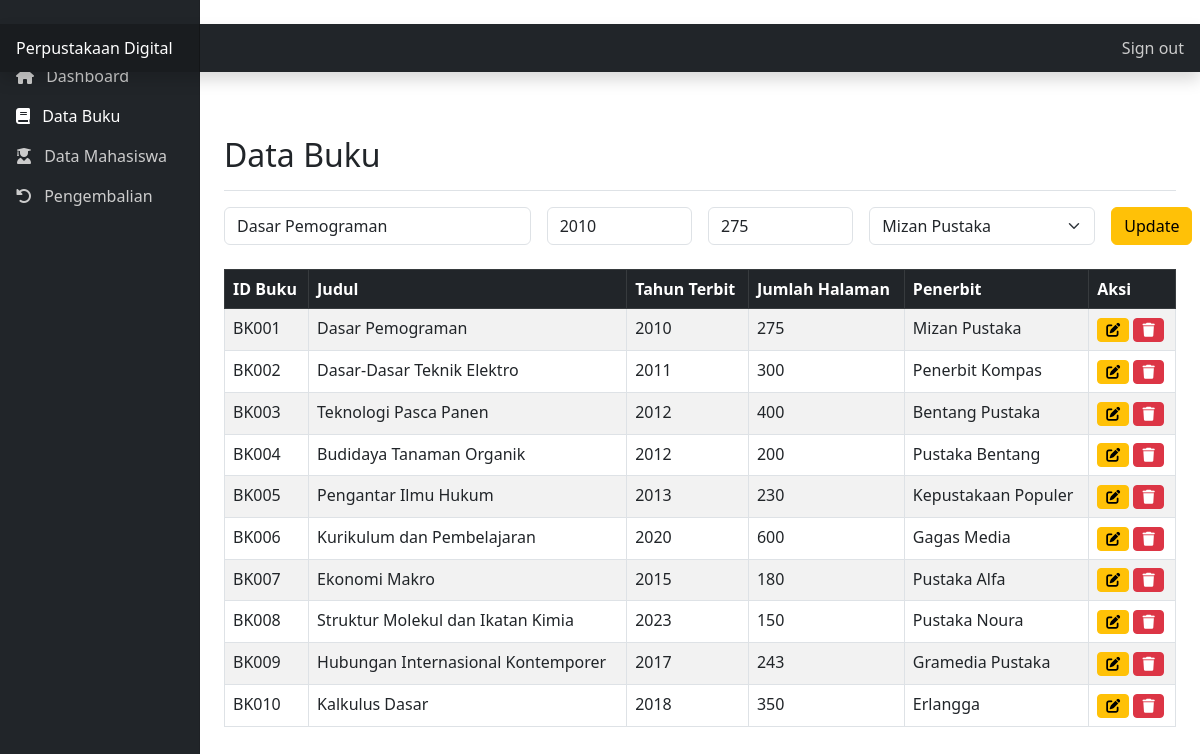
Screenshot of /buku.php?edit_id=BK001&judul=Dasar Pemograman&tahun=2010&halaman=275&penerbit=PB02 (signed in) with the database file from the repository.
### tables this page shows
CREATE TABLE `buku` (
  `ID_Buku` char(5) NOT NULL,
  `Judul` varchar(75) DEFAULT NULL,
  `Tahun_Terbit` year DEFAULT NULL,
  `Jumlah_Halaman` int DEFAULT NULL,
  `ID_Penerbit` char(4) DEFAULT NULL,
  PRIMARY KEY (`ID_Buku`),
  KEY `ID_Penerbit` (`ID_Penerbit`),
  CONSTRAINT `buku_ibfk_1` FOREIGN KEY (`ID_Penerbit`) REFERENCES `penerbit` (`ID_Penerbit`)
);

CREATE TABLE `penerbit` (
  `ID_Penerbit` char(4) NOT NULL,
  `Nama_Penerbit` varchar(50) DEFAULT NULL,
  `Alamat_Penerbit` text,
  `Kota` varchar(75) DEFAULT NULL,
  `No_Telepon_Penerbit` varchar(20) DEFAULT NULL,
  PRIMARY KEY (`ID_Penerbit`)
);

### buku.php (the view, shortened to what this page needs)
<?php
require_once 'koneksi.php';
$query_buku = "SELECT b.*, p.Nama_Penerbit
               FROM buku b
               JOIN penerbit p ON b.ID_Penerbit = p.ID_Penerbit
               ORDER BY b.ID_Buku";
$result_buku = mysqli_query($koneksi, $query_buku);
$query_penerbit = "SELECT * FROM penerbit ORDER BY Nama_Penerbit";
$result_penerbit = mysqli_query($koneksi, $query_penerbit);
?>
<!DOCTYPE html>
<html lang="id">
<head>
    <link href="https://cdn.jsdelivr.net/npm/bootstrap@5.3.0-alpha1/dist/css/bootstrap.min.css" rel="stylesheet">
    <link rel="stylesheet" href="https://cdnjs.cloudflare.com/ajax/libs/font-awesome/6.0.0/css/all.min.css">
</head>
<body>
    <header class="navbar navbar-dark sticky-top bg-dark flex-md-nowrap p-0 shadow">
        <a class="navbar-brand col-md-3 col-lg-2 me-0 px-3" href="#">Perpustakaan Digital</a>
        <div class="navbar-nav">
            <div class="nav-item text-nowrap">
                <a class="nav-link px-3" href="logout.php">Sign out</a>
            </div>
        </div>
    </header>
    <div class="container-fluid">
        <div class="row">
            <nav id="sidebarMenu" class="col-md-3 col-lg-2 d-md-block bg-dark sidebar collapse">
                <div class="position-sticky sidebar-sticky">
                    <ul class="nav flex-column">
                        <li class="nav-item">
                            <a class="nav-link" href="dashboard.php">
                                <i class="fas fa-home me-2"></i>
                                Dashboard
                            </a>
                        </li>
                        <li class="nav-item">
                            <a class="nav-link active" href="buku.php">
                                <i class="fas fa-book me-2"></i>
                                Data Buku
                            </a>
                        </li>
                        <li class="nav-item">
                            <a class="nav-link" href="mahasiswa.php">
                                <i class="fas fa-user-graduate me-2"></i>
                                Data Mahasiswa
                            </a>
                        </li>
                        <li class="nav-item">
                        <a class="nav-link" href="pengembalian.php">
                                <i class="fas fa-undo-alt me-2"></i>
                                Pengembalian
                            </a>
                        </li>
                    </ul>
                </div>
            </nav>
            <main class="col-md-9 ms-sm-auto col-lg-10 px-md-4">
                <div class="d-flex justify-content-between flex-wrap flex-md-nowrap align-items-center pt-3 pb-2 mb-3 border-bottom">
                    <h1 class="h2">Data Buku</h1>
                </div>
                <form method="POST" class="row g-3 mb-4">
                    <div class="col-md-4">
                        <input type="text" name="judul" class="form-control" placeholder="Judul Buku" required value="<?php echo $_GET['judul'] ?? ''; ?>">
                    </div>
                    <div class="col-md-2">
                        <input type="number" name="tahun_terbit" class="form-control" placeholder="Tahun Terbit" required value="<?php echo $_GET['tahun'] ?? ''; ?>">
                    </div>
                    <div class="col-md-2">
                        <input type="number" name="jumlah_halaman" class="form-control" placeholder="Jumlah Halaman" required value="<?php echo $_GET['halaman'] ?? ''; ?>">
                    </div>
                    <div class="col-md-3">
                        <select name="id_penerbit" class="form-select" required>
                            <?php while ($penerbit = mysqli_fetch_assoc($result_penerbit)) : ?>
                                <option value="<?php echo $penerbit['ID_Penerbit']; ?>" <?php echo isset($_GET['penerbit']) && $_GET['penerbit'] == $penerbit['ID_Penerbit'] ? 'selected' : ''; ?>>
                                    <?php echo $penerbit['Nama_Penerbit']; ?>
                                </option>
                            <?php endwhile; ?>
                        </select>
                    </div>
                    <div class="col-md-1">
                        <button type="submit" name="<?php echo isset($_GET['edit_id']) ? 'edit' : 'tambah'; ?>" class="btn btn-<?php echo isset($_GET['edit_id']) ? 'warning' : 'primary'; ?>">
                            <?php echo isset($_GET['edit_id']) ? 'Update' : 'Tambah'; ?>
                        </button>
                    </div>
                </form>
                <div class="table-responsive">
                    <table class="table table-bordered table-striped">
                        <thead class="table-dark">
                            <tr>
                                <th>ID Buku</th>
                                <th>Judul</th>
                                <th>Tahun Terbit</th>
                                <th>Jumlah Halaman</th>
                                <th>Penerbit</th>
                                <th>Aksi</th>
                            </tr>
                        </thead>
                        <tbody>
                            <?php while ($buku = mysqli_fetch_assoc($result_buku)) : ?>
                                <tr>
                                    <td><?php echo $buku['ID_Buku']; ?></td>
                                    <td><?php echo $buku['Judul']; ?></td>
                                    <td><?php echo $buku['Tahun_Terbit']; ?></td>
                                    <td><?php echo $buku['Jumlah_Halaman']; ?></td>
                                    <td><?php echo $buku['Nama_Penerbit']; ?></td>
                                    <td>
                                        <a href="?edit_id=<?php echo $buku['ID_Buku']; ?>&judul=<?php echo $buku['Judul']; ?>&tahun=<?php echo $buku['Tahun_Terbit']; ?>&halaman=<?php echo $buku['Jumlah_Halaman']; ?>&penerbit=<?php echo $buku['ID_Penerbit']; ?>" class="btn btn-sm btn-warning">
                                            <i class="fas fa-edit"></i>
                                        </a>
                                        <a href="?hapus=<?php echo $buku['ID_Buku']; ?>" class="btn btn-sm btn-danger" onclick="return confirm('Yakin ingin menghapus buku ini?');">
                                            <i class="fas fa-trash"></i>
                                        </a>
                                    </td>
                                </tr>
                            <?php endwhile; ?>
                        </tbody>
                    </table>
                </div>
            </main>
        </div>
    </div>
</body>
</html>

### buku.php (style rules this page uses)
.sidebar { position: fixed; top: 0; bottom: 0; left: 0; z-index: 100; padding: 48px 0 0; box-shadow: inset -1px 0 0 rgba(0, 0, 0, .1); background-color: #343a40; }
.sidebar-sticky { position: relative; top: 0; height: calc(100vh - 48px); padding-top: .5rem; overflow-x: hidden; overflow-y: auto; }
.nav-link { font-weight: 500; color: #ccc; }
.nav-link.active { color: #fff; }
.navbar-brand { padding-top: .75rem; padding-bottom: .75rem; font-size: 1rem; background-color: rgba(0, 0, 0, .25); box-shadow: inset -1px 0 0 rgba(0, 0, 0, .25); }
main { padding-top: 48px; }

### rows the page displays
buku: ID_Buku "BK001", Judul "Dasar Pemograman", Tahun_Terbit "2010", Jumlah_Halaman "275", ID_Penerbit.Nama_Penerbit "Mizan Pustaka"
buku: ID_Buku "BK002", Judul "Dasar-Dasar Teknik Elektro", Tahun_Terbit "2011", Jumlah_Halaman "300", ID_Penerbit.Nama_Penerbit "Penerbit Kompas"
buku: ID_Buku "BK003", Judul "Teknologi Pasca Panen", Tahun_Terbit "2012", Jumlah_Halaman "400", ID_Penerbit.Nama_Penerbit "Bentang Pustaka"
buku: ID_Buku "BK004", Judul "Budidaya Tanaman Organik", Tahun_Terbit "2012", Jumlah_Halaman "200", ID_Penerbit.Nama_Penerbit "Pustaka Bentang"
buku: ID_Buku "BK005", Judul "Pengantar Ilmu Hukum", Tahun_Terbit "2013", Jumlah_Halaman "230", ID_Penerbit.Nama_Penerbit "Kepustakaan Populer"
buku: ID_Buku "BK006", Judul "Kurikulum dan Pembelajaran", Tahun_Terbit "2020", Jumlah_Halaman "600", ID_Penerbit.Nama_Penerbit "Gagas Media"
buku: ID_Buku "BK007", Judul "Ekonomi Makro", Tahun_Terbit "2015", Jumlah_Halaman "180", ID_Penerbit.Nama_Penerbit "Pustaka Alfa"
buku: ID_Buku "BK008", Judul "Struktur Molekul dan Ikatan Kimia", Tahun_Terbit "2023", Jumlah_Halaman "150", ID_Penerbit.Nama_Penerbit "Pustaka Noura"
buku: ID_Buku "BK009", Judul "Hubungan Internasional Kontemporer", Tahun_Terbit "2017", Jumlah_Halaman "243", ID_Penerbit.Nama_Penerbit "Gramedia Pustaka"
buku: ID_Buku "BK010", Judul "Kalkulus Dasar", Tahun_Terbit "2018", Jumlah_Halaman "350", ID_Penerbit.Nama_Penerbit "Erlangga"

### other values shown
form field id_penerbit "Mizan Pustaka"
